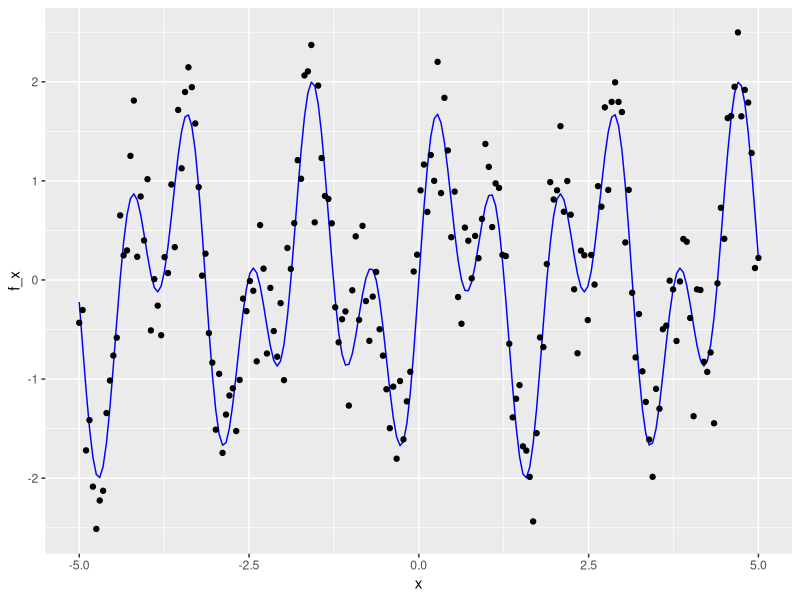
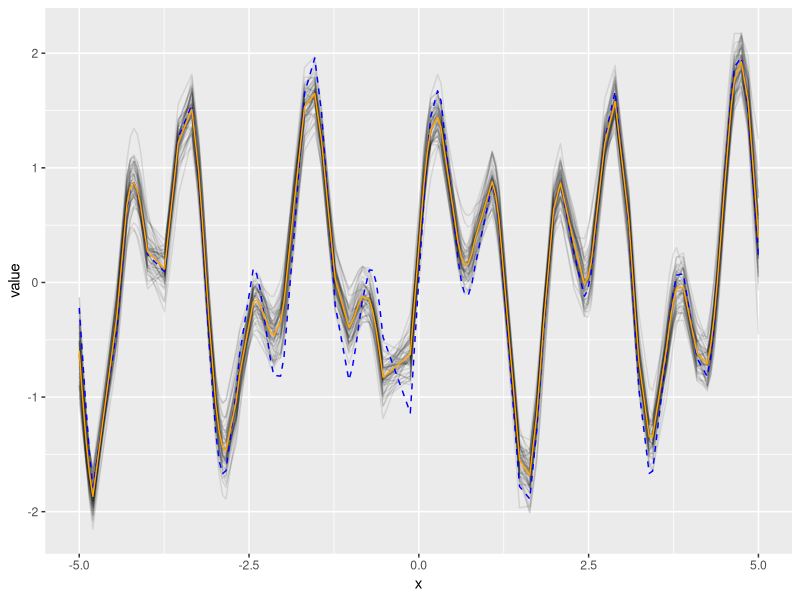

R code for these plots, in order:
## ---- chunk 1
#| message: false
#| warning: false

library(tidyverse)

f <- function(x) sin(3*x) + sin(7*x)
k <- function(x_i, x_j, sigma_f = 2, l = 0.4) sigma_f * exp(-(x_i - x_j)^2 / (2 * l^2))

n <- 200
x <- seq(-5, 5, length.out = n)
f_x <- f(x)

sigma <- 0.4
epsilon <- rnorm(n, 0, sigma)
y <- f_x + epsilon

d <- tibble(x, f_x, y)
ggplot(d, aes(x = x)) +
  geom_line(aes(y = f_x), color = "blue") +
  geom_point(aes(y = y))
## ---- chunk 2
n_star <- 100
t_index <- sample(1:200, size = n_star, replace = FALSE)
x_star <- x[t_index]
y_star <- y[t_index]

K <- matrix(0, n, n)
for (i in 1:n) {
  for (j in 1:n) {
    K[i, j] <- k(x[i], x[j])
  }
}

K_star2 <- matrix(0, n_star, n_star)
for (i in 1:n_star) {
  for (j in 1:n_star) {
    K_star2[i, j] <- k(x_star[i], x_star[j])
  }
}

K_star <- matrix(0, n_star, n)
for (i in 1:n_star) {
  for (j in 1:n) {
    K_star[i, j] <- k(x_star[i], x[j])
  }
}

f_post_star <- K_star %*% solve(K + sigma^2 * diag(n)) %*% y
cov_post_star <- K_star2 - K_star %*% solve(K + sigma^2 * diag(n)) %*% t(K_star)

z_star <- MASS::mvrnorm(50, f_post_star, cov_post_star)

draws <- as_tibble(t(z_star)) |>
  mutate(x = x_star, y = f(x_star)) |>
  pivot_longer(V1:V50) 

post_mean <- draws |>
  group_by(x) |>
  summarize(post_mean = mean(value))

draws |>
  ggplot(aes(x = x)) +
  geom_line(aes(y = value, group = name), alpha = 0.1) +
  geom_line(aes(y = y), color = "blue", lty = "dashed") +
  geom_line(data = post_mean, aes(x = x, y = post_mean), color = "orange")
